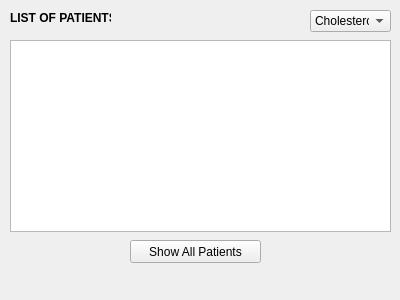
<?xml version="1.0" encoding="UTF-8"?>
<ui version="4.0">
 <class>Form</class>
 <widget class="QWidget" name="Form">
  <property name="geometry">
   <rect>
    <x>0</x>
    <y>0</y>
    <width>400</width>
    <height>300</height>
   </rect>
  </property>
  <property name="windowTitle">
   <string>Form</string>
  </property>
  <widget class="QComboBox" name="monitoredPatientListTypeSelector">
   <property name="geometry">
    <rect>
     <x>310</x>
     <y>10</y>
     <width>81</width>
     <height>22</height>
    </rect>
   </property>
   <item>
    <property name="text">
     <string>Cholesterol</string>
    </property>
   </item>
  </widget>
  <widget class="QPushButton" name="showAllPatientButton">
   <property name="geometry">
    <rect>
     <x>130</x>
     <y>240</y>
     <width>131</width>
     <height>23</height>
    </rect>
   </property>
   <property name="text">
    <string>Show All Patients</string>
   </property>
  </widget>
  <widget class="QLabel" name="monitoredPatientListLabel">
   <property name="geometry">
    <rect>
     <x>10</x>
     <y>10</y>
     <width>101</width>
     <height>16</height>
    </rect>
   </property>
   <property name="font">
    <font>
     <weight>75</weight>
     <bold>true</bold>
    </font>
   </property>
   <property name="text">
    <string>LIST OF PATIENTS</string>
   </property>
  </widget>
  <widget class="QListWidget" name="monitoredPatientListWidget">
   <property name="geometry">
    <rect>
     <x>10</x>
     <y>40</y>
     <width>381</width>
     <height>192</height>
    </rect>
   </property>
  </widget>
 </widget>
 <resources/>
 <connections/>
</ui>
